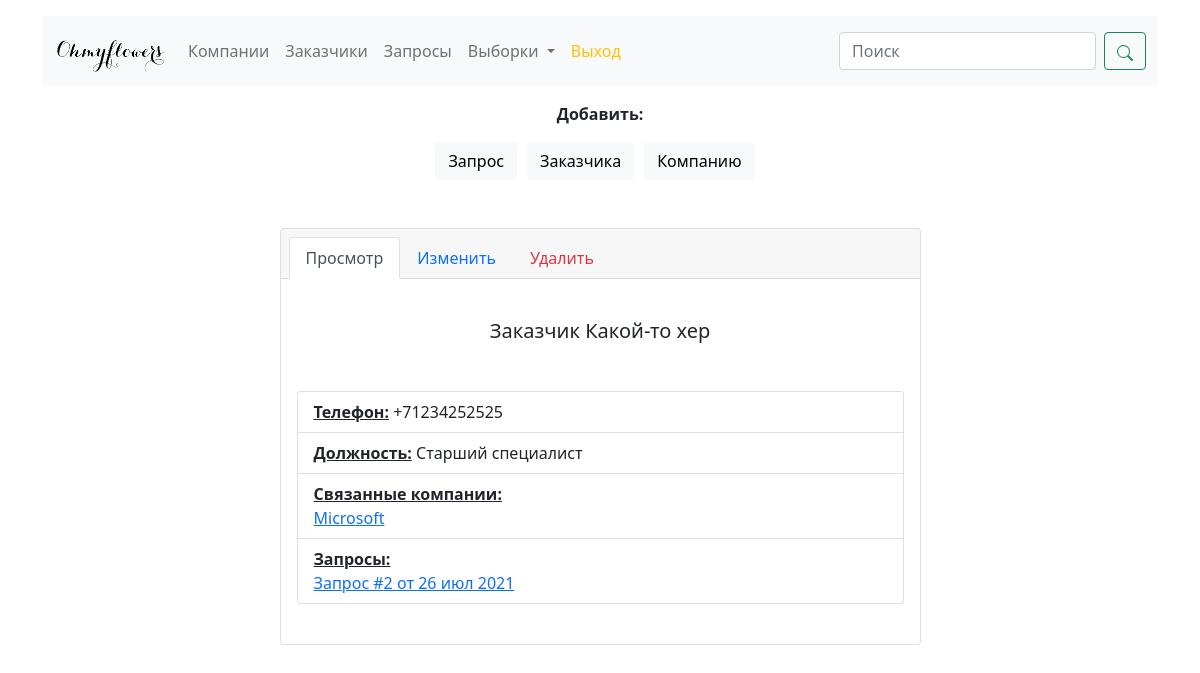
Page /customers/3 (signed in) on the earlier database version.
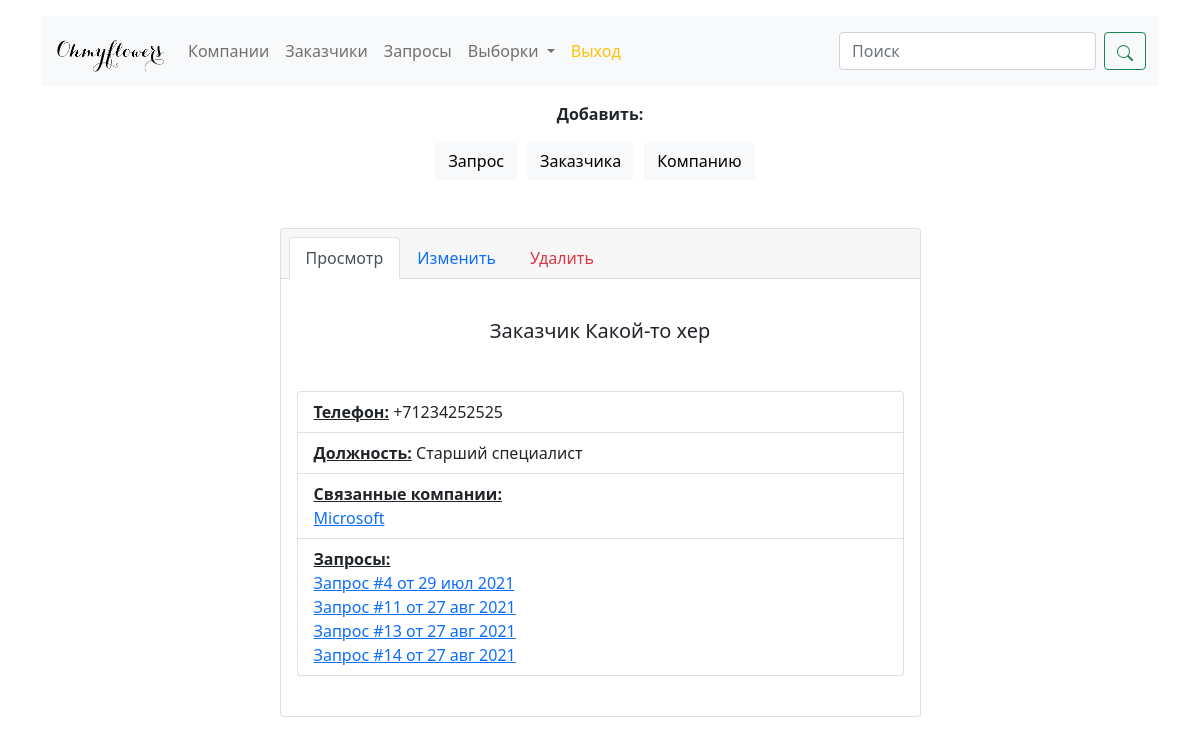
Same page on the later database version.
### orderscrm/models.py (models this page shows, shortened)
class Customer(models.Model):
    name = models.CharField(max_length=64, verbose_name='ФИО')
    phone = models.CharField(max_length=20, unique=True, verbose_name='Телефон')
    position = models.CharField(max_length=30, verbose_name='Должность')
    company = models.ManyToManyField('Company', related_name='companies', verbose_name='Компания')
    class Meta:
        verbose_name = 'Заказчик'
        verbose_name_plural = 'Заказчики'

class Company(models.Model):
    company_title = models.CharField(max_length=64, verbose_name='Название компании')
    place_title = models.CharField(max_length=64, verbose_name='Название заведения')
    address = models.CharField(max_length=256, verbose_name='Фактический адрес')
    payment_details = models.CharField(max_length=512, verbose_name='ИНН')
    class Meta:
        verbose_name = 'Компания'
        verbose_name_plural = 'Компании'

class Order(models.Model):
    customer = models.ForeignKey(Customer, on_delete=models.CASCADE, related_name='orders', verbose_name='Заказчик', null=True)
    company = models.ForeignKey(Company, on_delete=models.CASCADE, related_name='orders', verbose_name='Компания')
    order_list = models.TextField(max_length=2048, verbose_name='Тело заказа')
    order_sum = models.IntegerField(verbose_name='Сумма заказа', default=0)
    offer = models.BooleanField(verbose_name='КП', default=False)
    offer_date = models.DateField(verbose_name='КП выставлен', blank=True, null=True, auto_now=False, auto_now_add=False)
    payment = models.BooleanField(verbose_name='Счет выставлен', default=False)
    payment_date = models.DateField(verbose_name='Дата счета', blank=True, null=True)
    payment_done = models.BooleanField(verbose_name='Счет оплачен', default=False)
    payment_done_date = models.DateField(verbose_name='Дата оплаты', blank=True, null=True)
    payment_sum = models.IntegerField(verbose_name='Сумма оплаты', default=0)
    order_completed = models.BooleanField(verbose_name='Заказ выполнен', default=False)
    order_completed_date = models.DateField(verbose_name='Дата выполнения', blank=True, null=True)
    order_done = models.BooleanField(verbose_name='Заказ сдан', default=False)
    order_done_date = models.DateField(verbose_name='Дата сдачи', blank=True, null=True)
    posted_at = models.DateField(auto_now_add=True, verbose_name='Дата размещения')
    canceled = models.BooleanField(verbose_name='Заказ отменен', default=False)
    owner = models.ForeignKey(User, on_delete=models.CASCADE, null=True, related_name='order_created',
                                 verbose_name='Создатель запроса')
    def __init__(self, *args, **kwargs):
        super(Order, self).__init__(*args, **kwargs)
        self._offer = self.offer
        self._payment = self.payment
        self._payment_done = self.payment_done
        self._order_completed = self.order_completed
        self._order_done = self.order_done
    class Meta:
        verbose_name = 'Запрос'
        verbose_name_plural = 'Запросы'

### orderscrm/views.py (the view)
# urls.py: path('customers/<int:pk>', CustomerDetailView.as_view(), name='customer'),
class CustomerDetailView(LoginRequiredMixin, View):
    login_url = settings.LOGIN_URL
    def get(self, request, pk):
        customer = get_object_or_404(Customer, id=pk)
        try:
            orders = Order.objects.filter(customer=customer)
        except Order.DoesNotExist:
            orders = None
        title = f'Заказчик {customer.name}'
        url = get_url(request.path)
        return render(request, 'detail_view_show.html', context={
            'customer': customer,
            'pk': pk,
            'title': title,
            'url': url,
            'customer_orders': orders,
        })

### orderscrm/views.py (called while the page is built)
def get_url(url):
    url = url[url.find('/') + 1:]
    url = url[:url.find('/')]
    return url

### orderscrm/templates/detail_view_show.html (shortened to what this page needs)
{% extends './detail_view.html' %}
{% block show_detail %}
{% if customer %}
<div class="card-body">
    <h5 class="card-title text-center mt-4">{{ title }}</h5>
    <ul class="list-group  mt-5 mb-4">
        <li class="list-group-item">
            <ins><strong>Телефон:</strong></ins>
            {{ customer.phone }}
        </li>
        <li class="list-group-item">
            <ins><strong>Должность:</strong></ins>
            {{ customer.position }}
        </li>
        <li class="list-group-item">
            <ins><strong>Связанные компании:</strong></ins>
            <br>
            {% for company in customer.company.all %}
            <a href="{% url 'company' company.id %}">{{ company.company_title }}</a> <br>
            {% endfor %}
        </li>
        <li class="list-group-item">
            <ins><strong>Запросы:</strong></ins>
            <br>
            {% if customer_orders %}
            {% for order in customer_orders %}
            <a href="{% url 'order' order.id %}">Запрос #{{ order.id }} от {{ order.posted_at|date:"j b Y" }}</a><br>
            {% endfor %}
            {% else %}
            Нет запросов
            {% endif %}
        </li>
    </ul>
</div>
{% endif %}
{% endblock %}

### orderscrm/templates/detail_view.html (shortened to what this page needs)
{% extends './base.html' %}
{% block content %}
<div class="row">
    <div class="col-7 mx-auto">
        <div class="card mt-5 mb-5">
            <div class="card-header text-center">
                <ul class="nav nav-tabs card-header-tabs">
                    <li class="nav-item">
                        <a class="nav-link {% if request.path|slice:'-4:' != 'edit'%}active{% endif %}" aria-current="true" href="
                        {% if url == 'companies' %}
                        {% url 'company' pk %}
                        {% elif url == 'orders' %}
                        {% url 'order' pk %}
                        {% elif url == 'customers' %}
                        {% url 'customer' pk %}
                        {% endif %}">Просмотр</a>
                    </li>
                    <li class="nav-item">
                        <a class="nav-link {% if not request.user.is_superuser %} disabled {% endif %} {% if request.path|slice:'-4:' == 'edit'%}active{% endif %}"
                           href="{% if url == 'companies' %}
                        {% url 'company_edit' pk %}
                        {% elif url == 'orders' %}
                        {% url 'order_edit' pk %}
                        {% elif url == 'customers' %}
                        {% url 'customer_edit' pk %}
                        {% endif %}">Изменить</a>
                    </li>
                    <li class="nav-item">
                        <a class="nav-link text-danger disabled" href="#" tabindex="-1" aria-disabled="true">Удалить</a>
                    </li>
                </ul>
            </div>
            {% block show_detail %}
            {% endblock %}
        </div>
    </div>
</div>
{% endblock %}

### orderscrm/templates/base.html (shortened to what this page needs)
<!doctype html>
<html lang="en">
<head>
    <link href="https://cdn.jsdelivr.net/npm/bootstrap@5.0.2/dist/css/bootstrap.min.css" rel="stylesheet"
>
    <link rel="stylesheet" href="https://cdn.jsdelivr.net/npm/bootstrap-select@1.13.14/dist/css/bootstrap-select.min.css">
</head>
<body>
<div class="container mt-3">
    {% include './block/navbar.html' %}
    {% block content %}{% endblock %}
</div>
</body>
</html>

### orderscrm/templates/block/navbar.html (shortened to what this page needs)
{% load static %}
<nav class="navbar navbar-expand-lg navbar-light bg-light">
    <div class="container-fluid">
        <a class="navbar-brand" href="{% url 'main' %}">
            <img src="{% static 'logo.png' %}" width="110px" height="44px" alt="logo"/>
        </a>
        <div class="collapse navbar-collapse" id="navbarSupportedContent">
            <ul class="navbar-nav me-auto mb-2 mb-lg-0">
                <li class="nav-item">
                    <a class="nav-link {% if request.path == '/companies/' %}active{% endif %}" aria-current="page" href="{% url 'companies' %}">Компании</a>
                </li>
                <li class="nav-item">
                    <a class="nav-link {% if request.path == '/customers/' %}active{% endif %}" href="{% url 'customers' %}">Заказчики</a>
                </li>
                <li class="nav-item">
                    <a class="nav-link {% if request.path == '/orders/' %}active{% endif %}" href="{% url 'orders' %}">Запросы</a>
                </li>
                <li class="nav-item dropdown">
                    <a class="nav-link dropdown-toggle" href="#" id="navbarDropdown" role="button"
                       data-bs-toggle="dropdown" aria-expanded="false">
                        Выборки
                    </a>
                </li>
                <li class="nav-item">
                    <a class="nav-link text-warning" href="{% url 'logout' %}">Выход</a>
                </li>
            </ul>
            <form class="d-flex" enctype="multipart/form-data" action="{% url 'search' %}" method="get">
                <input class="form-control me-2" type="search" name="q" placeholder="Поиск" aria-label="Search">
                <button class="btn btn-outline-success" type="submit">
                </button>
            </form>
        </div>
    </div>
</nav>
<p class="text-center mb-3 mt-3"><strong>Добавить:</strong></p>
<ul class="nav justify-content-center nav-pills">
    <li class="nav-item">
        <a href="{% url 'order_create' %}">
            <button type="button" class="btn
        btn-{% if request.path == '/orders/create' %}secondary{% else %}light{% endif %}" style="margin-right: 10px;">
                Запрос
            </button>
        </a>
    </li>
    <li class="nav-item">
        <a href="{% url 'customer_create' %}">
            <button type="button" class="btn
        btn-{% if request.path == '/customers/create' %}secondary{% else %}light{% endif %}" style="margin-right: 10px;">
                Заказчика
            </button>
        </a>
    </li>
    <li class="nav-item">
        <a href="{% url 'company_create' %}">
            <button type="button" class="btn
        btn-{% if request.path == '/companies/create' %}secondary{% else %}light{% endif %}" style="margin-right: 10px;">
                Компанию
            </button>
        </a>
    </li>
</ul>

Differences in the rows shown:
no longer on this page (row edited): Order: id "2", posted_at "26 июл 2021"
now on this page (row edited): Order: id "4", posted_at "29 июл 2021"
added Order: id "11", posted_at "27 авг 2021"
added Order: id "13", posted_at "27 авг 2021"
added Order: id "14", posted_at "27 авг 2021"
